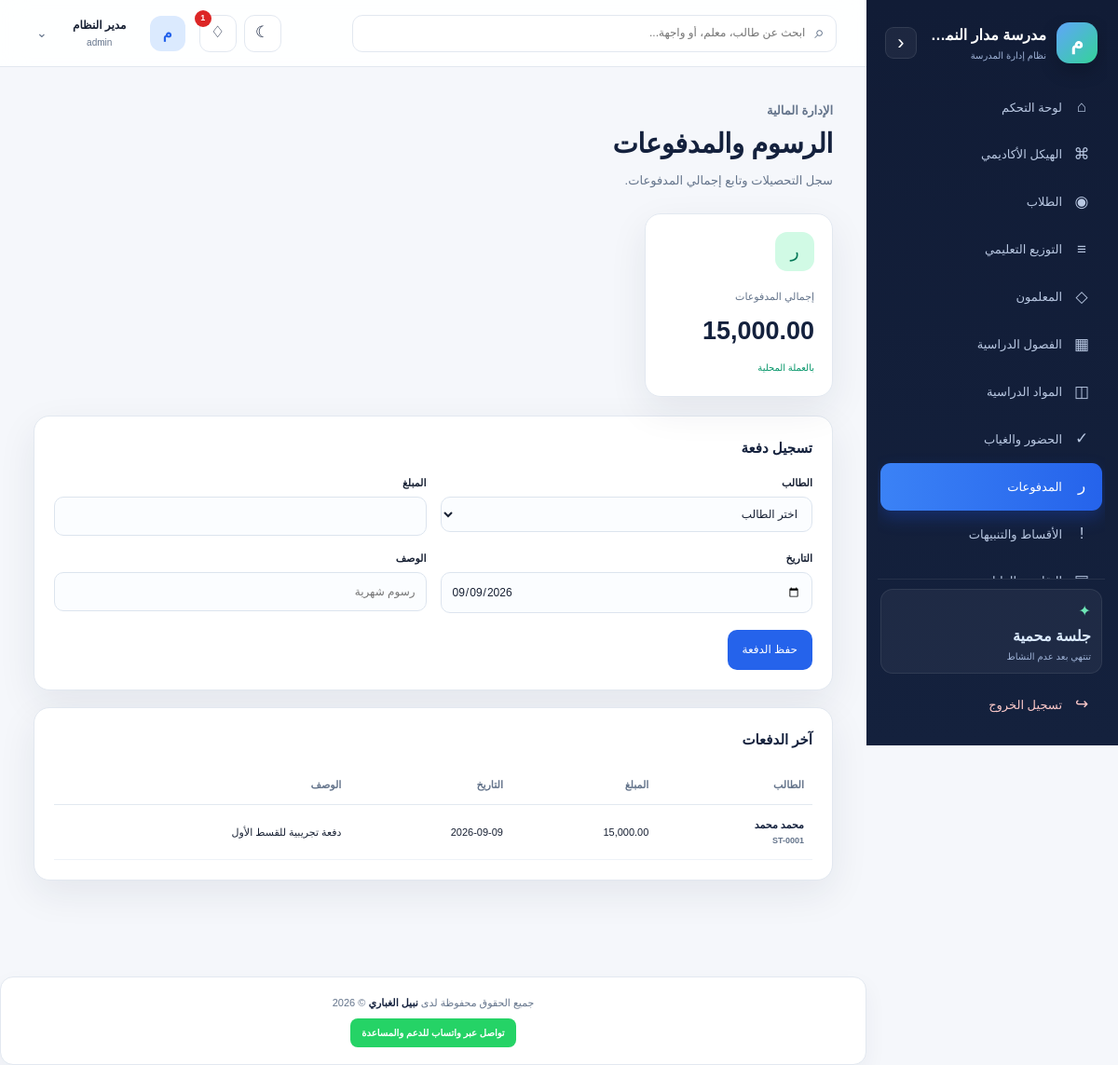
The app's page /payments.php (signed in) with its own data.
### tables this page shows
CREATE TABLE IF NOT EXISTS payments (
 id INT UNSIGNED AUTO_INCREMENT PRIMARY KEY,
 student_id INT UNSIGNED NOT NULL,
 amount DECIMAL(12,2) NOT NULL,
 payment_date DATE NOT NULL,
 receipt_no VARCHAR(50) DEFAULT NULL UNIQUE,
 description VARCHAR(255) DEFAULT NULL,
 created_at TIMESTAMP DEFAULT CURRENT_TIMESTAMP,
 INDEX idx_payment_date(payment_date),
 CONSTRAINT fk_payment_student FOREIGN KEY(student_id) REFERENCES students(id) ON DELETE CASCADE
);

CREATE TABLE IF NOT EXISTS students (
 id INT UNSIGNED AUTO_INCREMENT PRIMARY KEY,
 student_code VARCHAR(30) NOT NULL UNIQUE,
 full_name VARCHAR(120) NOT NULL,
 gender ENUM('male','female') NOT NULL,
 birth_date DATE DEFAULT NULL,
 national_id VARCHAR(40) DEFAULT NULL,
 phone VARCHAR(30) DEFAULT NULL,
 guardian_name VARCHAR(120) DEFAULT NULL,
 guardian_phone VARCHAR(30) DEFAULT NULL,
 guardian_relation VARCHAR(50) DEFAULT NULL,
 address VARCHAR(255) DEFAULT NULL,
 class_id INT UNSIGNED DEFAULT NULL,
 admission_date DATE DEFAULT NULL,
 status ENUM('active','inactive','graduated','withdrawn') NOT NULL DEFAULT 'active',
 created_at TIMESTAMP DEFAULT CURRENT_TIMESTAMP,
 INDEX idx_student_class_status(class_id,status),
 INDEX idx_student_name(full_name),
 CONSTRAINT fk_student_class FOREIGN KEY(class_id) REFERENCES classes(id) ON DELETE SET NULL
);

### functions.php (called while the page is built, shortened)
<?php
function e($value): string {
    return htmlspecialchars((string)($value ?? ''), ENT_QUOTES | ENT_SUBSTITUTE, 'UTF-8');
}

### payments.php (the view, shortened to what this page needs)
<?php
require_once 'config.php'; require_once 'functions.php'; requireLogin(); requirePermission($pdo, 'payments.view');
$payments=$pdo->query('SELECT p.*,s.full_name,s.student_code FROM payments p JOIN students s ON s.id=p.student_id ORDER BY p.id DESC LIMIT 30')->fetchAll();
$total=(float)$pdo->query('SELECT COALESCE(SUM(amount),0) FROM payments')->fetchColumn();
$pageTitle='الرسوم والمدفوعات'; require 'partials/header.php';
?>
<div class="page-heading"><div><p class="eyebrow">الإدارة المالية</p><h1>الرسوم والمدفوعات</h1><p>سجل التحصيلات وتابع إجمالي المدفوعات.</p></div></div>
<div class="stats-grid"><div class="stat-card"><div class="stat-icon green">ر</div><small>إجمالي المدفوعات</small><strong><?= number_format($total,2) ?></strong><span class="trend">بالعملة المحلية</span></div></div>
<section class="panel"><div class="panel-header"><h2>تسجيل دفعة</h2></div><form method="post"><input type="hidden" name="csrf_token" value="<?= e(csrfToken()) ?>"><div class="form-grid"><div class="form-group"><label>الطالب</label><select class="form-control" name="student_id" required><option value="">اختر الطالب</option><?php foreach($students as $s): ?><option value="<?= (int)$s['id'] ?>"><?= e($s['full_name']) ?> — <?= e($s['student_code']) ?></option><?php endforeach; ?></select></div><div class="form-group"><label>المبلغ</label><input class="form-control" type="number" step="0.01" min="0.01" name="amount" required></div><div class="form-group"><label>التاريخ</label><input class="form-control" type="date" name="payment_date" value="<?= date('Y-m-d') ?>"></div><div class="form-group"><label>الوصف</label><input class="form-control" name="description" placeholder="رسوم شهرية"></div></div><div class="form-actions"><button class="btn btn-primary">حفظ الدفعة</button></div></form></section>
<section class="panel"><div class="panel-header"><h2>آخر الدفعات</h2></div><div class="table-wrap"><table class="data-table"><thead><tr><th>الطالب</th><th>المبلغ</th><th>التاريخ</th><th>الوصف</th></tr></thead><tbody><?php foreach($payments as $p): ?><tr><td class="student-name"><?= e($p['full_name']) ?><small class="student-code"><?= e($p['student_code']) ?></small></td><td><?= number_format((float)$p['amount'],2) ?></td><td><?= e($p['payment_date']) ?></td><td><?= e($p['description']?:'-') ?></td></tr><?php endforeach; ?><?php if(!$payments): ?><tr><td class="empty" colspan="4">لا توجد دفعات.</td></tr><?php endif; ?></tbody></table></div></section>
<?php require 'partials/footer.php'; ?>

### assets/css/style.css (style rules this page uses)
:root { --navy:#14213d;--navy-2:#1d4ed8;--blue:#2563eb;--blue-2:#60a5fa;--sky:#eff6ff; --mint:#0f766e;--ink:#172033;--muted:#64748b;--line:#e2e8f0;--bg:#f5f7fb;--white:#fff; --danger:#dc2626;--warning:#d97706;--success:#059669;--shadow:0 14px 40px rgba(20,33,61,.08); }
* { box-sizing:border-box }
html { scroll-behavior:smooth }
body { margin:0;background:var(--bg);color:var(--ink);font-family:Tahoma,Arial,sans-serif;line-height:1.7 }
button,input,select,textarea { font:inherit }
button { cursor:pointer }
.page-heading { display:flex;align-items:flex-end;justify-content:space-between;gap:20px;margin-bottom:24px }
.eyebrow { color:var(--blue);font-size:11px;font-weight:700;margin:0 0 4px }
.page-heading h1 { margin:0;color:var(--navy);font-size:29px;letter-spacing:-.4px }
.page-heading p { color:var(--muted);margin:4px 0 0;font-size:13px }
.btn { display:inline-flex;align-items:center;justify-content:center;gap:7px;border:1px solid transparent;border-radius:10px;padding:10px 15px;cursor:pointer;font-size:12px;transition:transform .2s ease,box-shadow .2s ease,background .2s ease }
.btn-primary { background:var(--blue);color:#fff }
.stats-grid { display:grid;grid-template-columns:repeat(4,minmax(0,1fr));gap:16px;margin-bottom:20px }
.stat-card { background:var(--white);border:1px solid var(--line);border-radius:17px;padding:19px;box-shadow:var(--shadow);position:relative;overflow:hidden;animation:rise .5s ease both }
.stat-icon { width:42px;height:42px;border-radius:13px;display:grid;place-items:center;font-size:19px;margin-bottom:12px }
.stat-icon.green { color:#047857;background:#d1fae5 }
.stat-card small { color:var(--muted);font-size:11px }
.stat-card strong { display:block;font-size:27px;color:var(--navy);margin-top:2px }
.stat-card .trend { color:var(--success);font-size:10px }
.panel { background:var(--white);border:1px solid var(--line);border-radius:17px;padding:21px;box-shadow:var(--shadow);margin-bottom:18px }
.panel-header { display:flex;align-items:center;justify-content:space-between;gap:12px;margin-bottom:16px }
.panel-header h2 { font-size:15px;margin:0;color:var(--navy) }
.table-wrap { overflow:auto }
.data-table { width:100%;border-collapse:collapse;font-size:11px }
.data-table th { color:var(--muted);font-weight:700;text-align:right;padding:11px 9px;border-bottom:1px solid var(--line);white-space:nowrap }
.data-table td { padding:12px 9px;border-bottom:1px solid #eef2f7;white-space:nowrap }
.data-table tr { transition:background .18s }
.student-name { font-weight:700;color:var(--navy) }
.student-code { display:block;color:var(--muted);font-size:9px }
.form-grid { display:grid;grid-template-columns:repeat(2,minmax(0,1fr));gap:15px }
.form-group { position:relative }
.form-group label { display:block;font-size:11px;font-weight:700;margin-bottom:5px }
.form-control,select.form-control,textarea.form-control { width:100%;border:1px solid #dce4ee;background:#fbfdff;color:var(--ink);border-radius:10px;padding:10px 11px;font-size:12px;outline:0;transition:.2s }
.form-actions { display:flex;gap:9px;margin-top:18px }

### records on screen
payments: student.full_name "محمد محمد", student.student_code "ST-0001", amount "15,000.00", payment_date "2026-09-09", description "دفعة تجريبية للقسط الأول"

### other values on screen
$notificationCount "1"
mb_substr($_SESSION['user']['full_name'] ?? 'م', 0, 1) "م"
$_SESSION['user']['full_name'] "مدير النظام"
$_SESSION['user']['role'] "admin"
$total "15,000.00"
